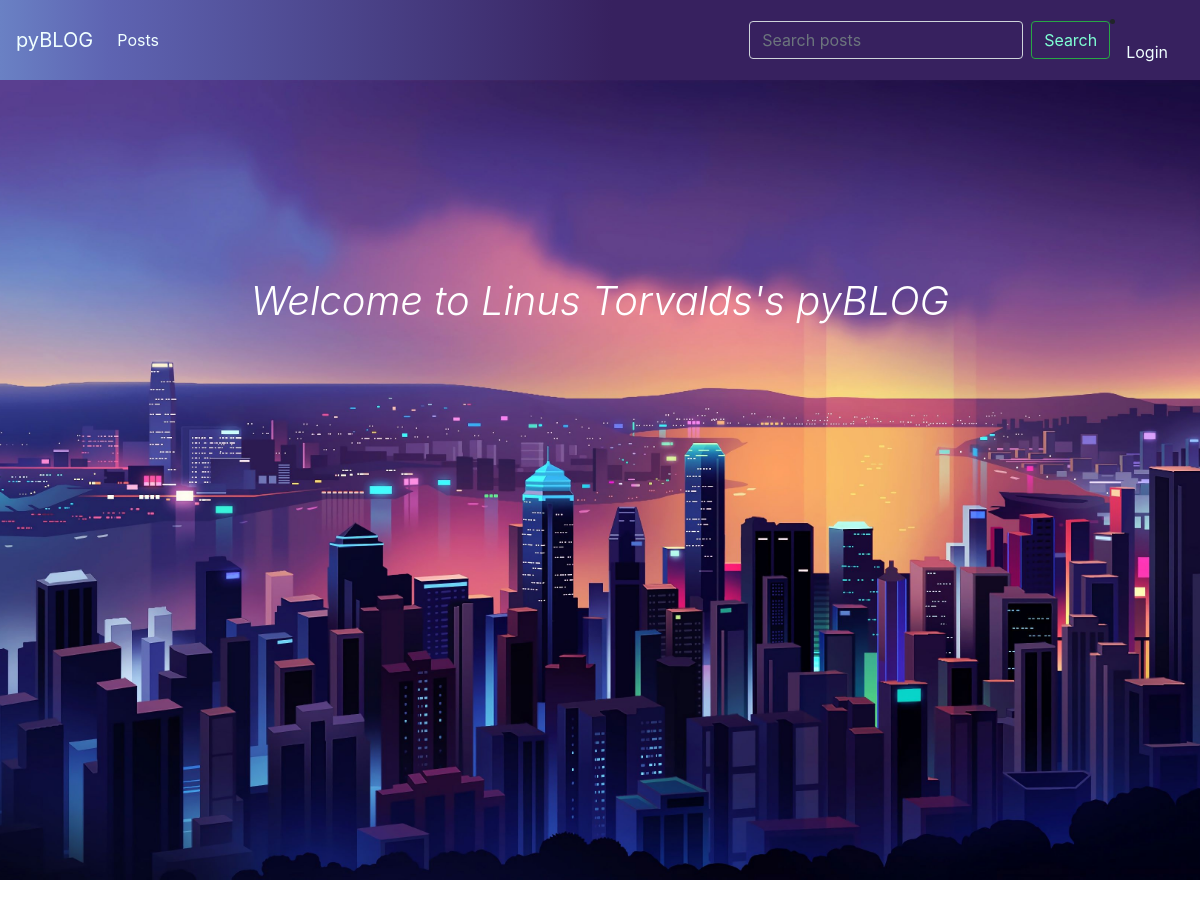
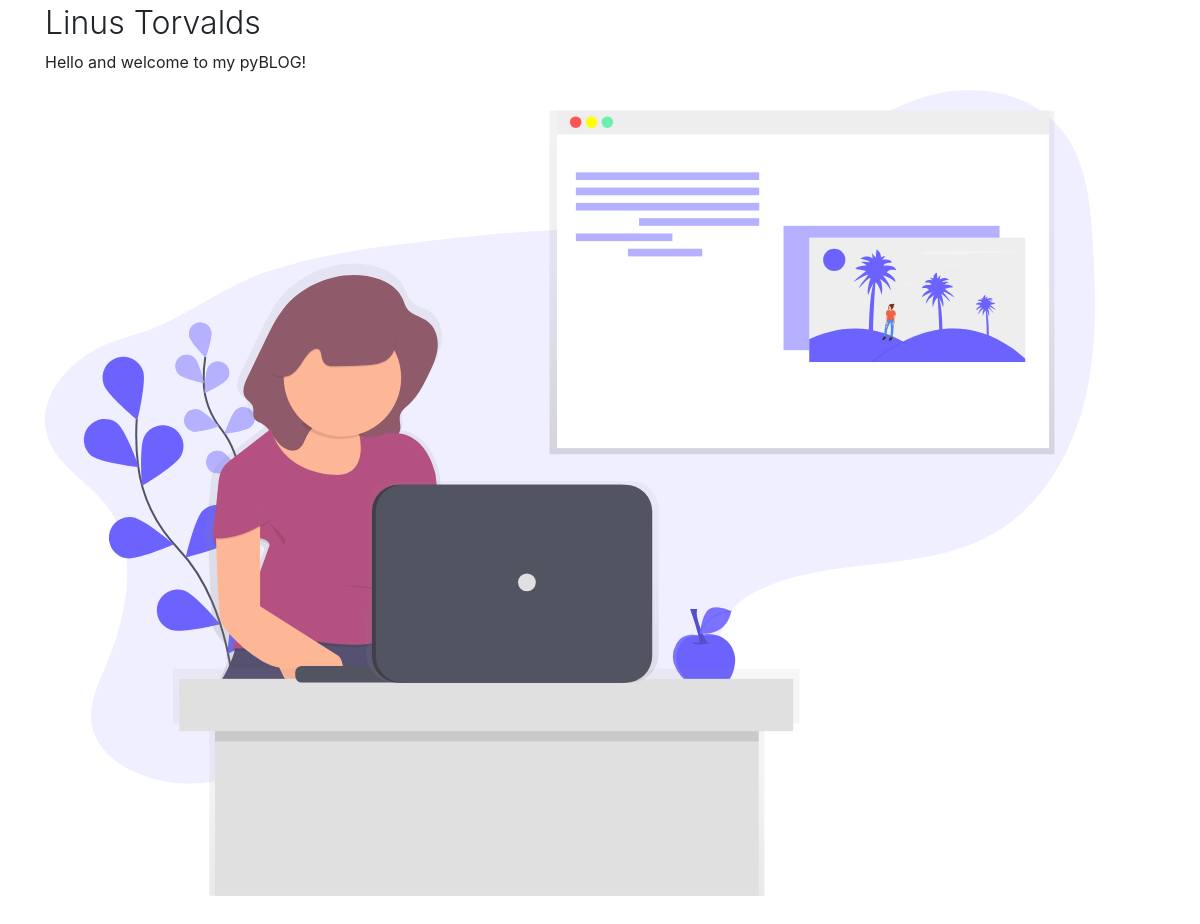
The page / on the database its author committed (2 pictures, top to bottom).
### tables this page shows
CREATE TABLE "Admin" (
            "username"  TEXT NOT NULL,
            "name" TEXT,
            "password"  TEXT,
            PRIMARY KEY ("username")
            );

CREATE TABLE "Settings" (
            "main_content"  TEXT NOT NULL,
            PRIMARY KEY ("main_content")
            );

### app.py (the view, shortened to what this page needs)
@app.route('/', methods=['GET','POST'])
def main():
    if get_main_content() != False:
        content = get_main_content()
    name = get_first_admin()
    try:
        username = session['username']
    except:
        username = None
    return render_template('index.html', name=name, content=content, username=username)

### db.py (called while the page is built)
def get_first_admin():
    db_path = 'db_folder/database.db'
    conn = sql.connect(db_path)
    c = conn.cursor()
    try:
        c.execute("Select name From Admin LIMIT 1")
        return c.fetchone()[0]
    except: return False

def get_main_content():
    db_path = 'db_folder/database.db'
    conn = sql.connect(db_path)
    c = conn.cursor()
    try:
        c.execute("Select main_content FROM Settings")
        return c.fetchall()[0][0]
    except: return False

### templates/index.html (shortened to what this page needs)
{% extends "layout.html" %}
{% block content %}
<body>
    <header class="banner">
        <div class="container h-75">
            <div class="row h-75 align-items-center">
                <div class="col-12 text-center">
                    <h1 style="color: white; font-style: italic;" class="font-weight-light">Welcome to {{ name }}'s
                        pyBLOG</h1>
                </div>
            </div>
        </div>
    </header>
    <div>
        <section class="py-5">
            <div class="container">
                <h2 class="font-weight-light">{{ name }}</h2>
                <p>{{ content }}</p>
            </div>
        </section>
    </div>
</body>
{% endblock %}

### static/style.css (style rules this page uses)
html { font-family: 'Rokkitt', serif; }
.banner { height: 100vh; min-height: 500px; background-image: url('background.jpeg'); background-size: cover; background-position: center; background-repeat: no-repeat; }

### rows shown on the page
Admin: name "Linus Torvalds"
Settings: main_content "Hello and welcome to my pyBLOG!"
